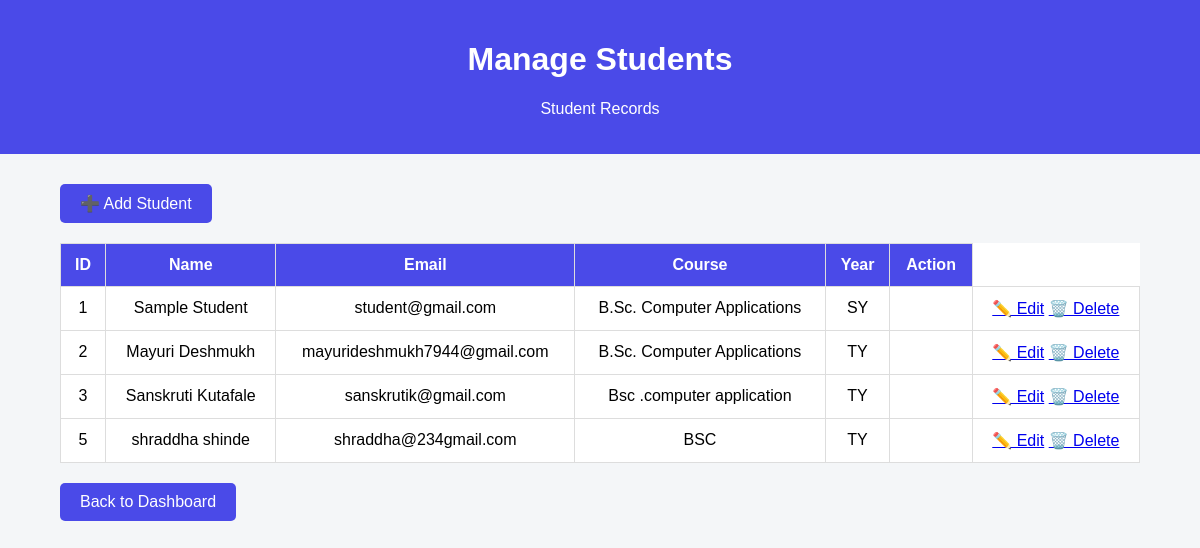
The app's page /admin/students with its own data.
### tables this page shows
CREATE TABLE students (
            id INTEGER PRIMARY KEY AUTOINCREMENT,
            name TEXT NOT NULL,
            email TEXT NOT NULL,
            course TEXT NOT NULL,
            year TEXT NOT NULL
        );

### app.py (the view)
@app.route("/admin/students")
def manage_students():
    conn = sqlite3.connect("internships.db")
    conn.row_factory = sqlite3.Row
    cursor = conn.cursor()
    cursor.execute("SELECT * FROM students")
    students = cursor.fetchall()
    conn.close()
    return render_template("manage_students.html", students=students)

### templates/manage_students.html (shortened to what this page needs)
<!DOCTYPE html>
<html lang="en">
<head>
</head>
<body>
<div class="header">
    <h1>Manage Students</h1>
    <p>Student Records</p>
</div>
<div class="container">
    <table>
        <tr>
            <th>ID</th>
            <th>Name</th>
            <th>Email</th>
            <th>Course</th>
            <th>Year</th>
            <th>Action</th>
        </tr>
        {% for student in students %}
        <tr>
            <td>{{ student["id"] }}</td>
            <td>{{ student["name"] }}</td>
            <td>{{ student["email"] }}</td>
            <td>{{ student["course"] }}</td>
            <td>{{ student["year"] }}</td>
            <td>
                <td>
    <a href="/admin/students/edit/{{ student['id'] }}">✏️ Edit</a>
    <a href="/admin/students/delete/{{ student['id'] }}"
       onclick="return confirm('Delete this student?')">
       🗑️ Delete
    </a>
</td>
        </tr>
        {% endfor %}
<a href="/admin/students/add" class="add">
    ➕ Add Student
</a>
    </table>
    <a href="/admin/dashboard" class="back">Back to Dashboard</a>
</div>
</body>
</html>

### templates/manage_students.html (style rules this page uses)
body { font-family: Arial, sans-serif; background-color: #f4f6f8; margin: 0; }
.header { background-color: #4a4ae8; color: white; padding: 20px; text-align: center; }
.container { width: 90%; margin: 30px auto; }
table { width: 100%; border-collapse: collapse; background-color: white; }
th, td { padding: 12px; border: 1px solid #ddd; text-align: center; }
th { background-color: #4a4ae8; color: white; }
.add { display: inline-block; margin-bottom: 20px; padding: 10px 20px; background-color: #4a4ae8; color: white; text-decoration: none; border-radius: 5px; }
.back { display: inline-block; margin-top: 20px; padding: 10px 20px; background-color: #4a4ae8; color: white; text-decoration: none; border-radius: 5px; }

### records on screen
students: id "1", name "Sample Student", email "student@gmail.com", course "B.Sc. Computer Applications", year "SY"
students: id "2", name "Mayuri Deshmukh", email "mayurideshmukh7944@gmail.com", course "B.Sc. Computer Applications", year "TY"
students: id "3", name "Sanskruti Kutafale", email "sanskrutik@gmail.com", course "Bsc .computer application", year "TY"
students: id "5", name "shraddha shinde", email "shraddha@234gmail.com", course "BSC", year "TY"
